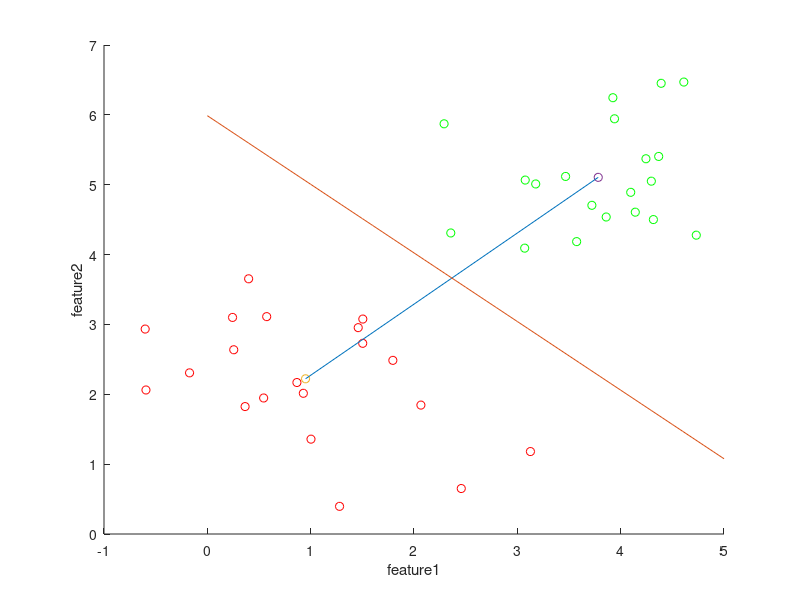

This chart was generated by the following MATLAB code:
clear,clc;
close all;
% Generating Class1
class1(:,1)=1+0.8*randn(20,1);
class1(:,2)=2+0.8*randn(20,1);

% Generating Class2
class2(:,1)=4+0.8*randn(20,1);
class2(:,2)=5+0.8*randn(20,1);

%Plot
figure(1);
scatter(class1(:,1),class1(:,2),'r');
xlabel('feature1'); ylabel('feature2'); zlabel('feature3');
hold on;
scatter(class2(:,1),class2(:,2),'g');

X(1:20,:)=class1;
X(21:40,:)=class2;

Mean = [mean(class1);mean(class2)];
scatter(Mean(1,1),Mean(1,2),'rx');
scatter(Mean(2,1),Mean(2,2),'gx');
plot([Mean(1,1) Mean(2,1)],[Mean(1,2) Mean(2,2)]);

W=Mean(1,:)-Mean(2,:);
W0 = (mean(class1)+mean(class2))/2;
W0 = -dot(W,W0);

x = (0:0.1:5);
y = (-W(1)*x-W0)/W(2);
plot(x,y);